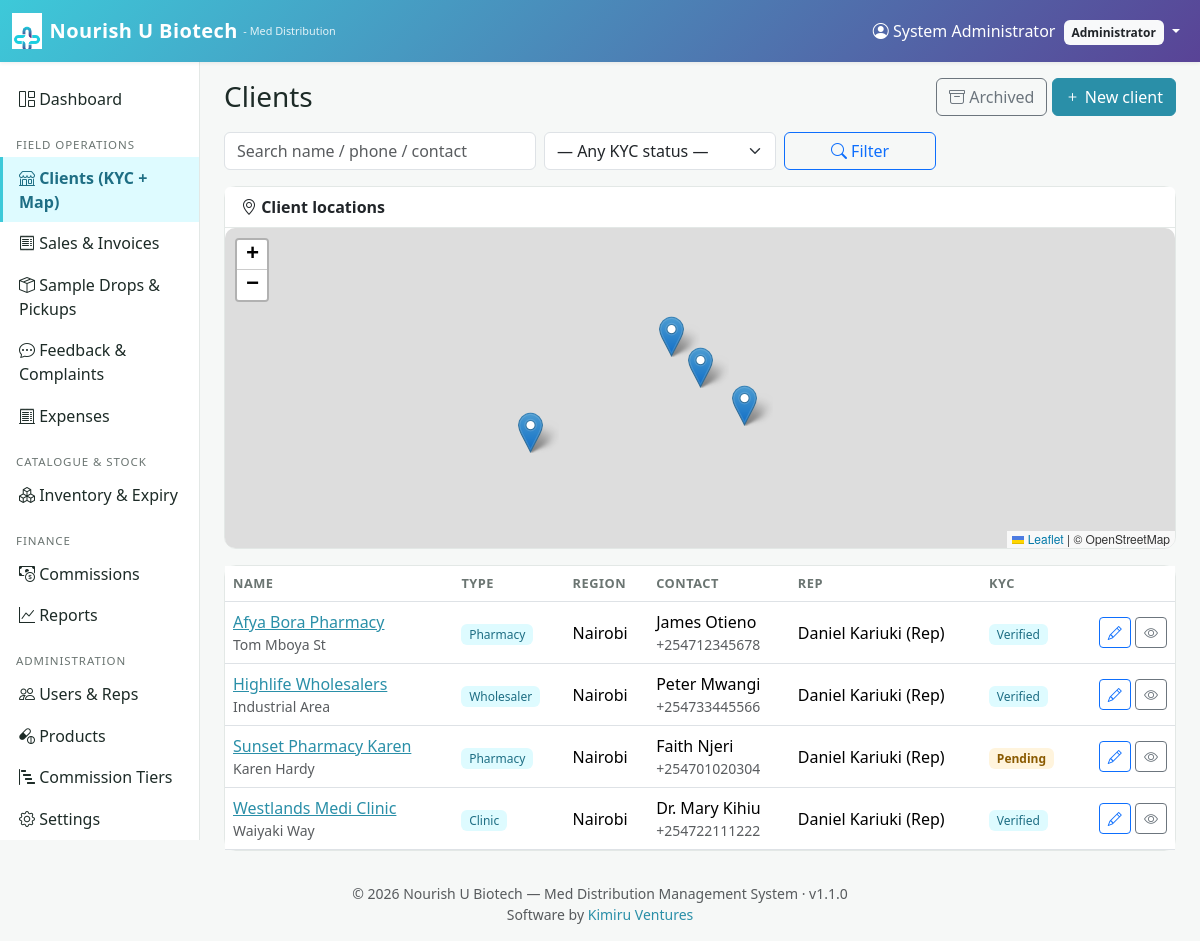
The page /clients/index.php (signed in) on the database its author committed.
### tables this page shows
CREATE TABLE clients (
    id              INT UNSIGNED  AUTO_INCREMENT PRIMARY KEY,
    name            VARCHAR(200)  NOT NULL,
    type            ENUM('pharmacy','clinic','hospital','wholesaler','other') NOT NULL DEFAULT 'pharmacy',
    license_no      VARCHAR(80)   NULL,
    kra_pin         VARCHAR(40)   NULL,
    contact_person  VARCHAR(160)  NULL,
    contact_role    VARCHAR(80)   NULL,
    phone           VARCHAR(40)   NULL,
    email           VARCHAR(160)  NULL,
    address          VARCHAR(255)  NULL,
    postal_address   VARCHAR(255)  NULL,
    region           VARCHAR(80)   NULL,
    city             VARCHAR(80)   NULL,
    lat              DECIMAL(10,7) NULL,
    lng              DECIMAL(10,7) NULL,
    kyc_status       ENUM('pending','verified','rejected') NOT NULL DEFAULT 'pending',
    kyc_notes        TEXT          NULL,
    rep_id           INT UNSIGNED  NULL COMMENT 'Primary rep assigned',
    credit_limit     DECIMAL(14,2) NOT NULL DEFAULT 0,
     
    directors          TEXT         NULL COMMENT 'One name per line',
    accountant_name    VARCHAR(160) NULL,
    accountant_phone   VARCHAR(40)  NULL,
    bank_name          VARCHAR(80)  NULL,
    bank_branch        VARCHAR(80)  NULL,
    payment_terms      VARCHAR(120) NULL,
    credit_period_days INT          NULL,
    trade_ref_1        TEXT         NULL,
    trade_ref_2        TEXT         NULL,
    trade_ref_3        TEXT         NULL,
    signed_name        VARCHAR(160) NULL,
    signed_position    VARCHAR(80)  NULL,
    signed_at          DATE         NULL,
    notes              TEXT         NULL,
    created_at      DATETIME      NOT NULL DEFAULT CURRENT_TIMESTAMP,
    updated_at      DATETIME      NOT NULL DEFAULT CURRENT_TIMESTAMP
                                  ON UPDATE CURRENT_TIMESTAMP,
    CONSTRAINT fk_clients_rep
        FOREIGN KEY (rep_id) REFERENCES users(id) ON DELETE SET NULL,
    INDEX idx_clients_kyc (kyc_status),
    INDEX idx_clients_rep (rep_id),
    deleted_at    DATETIME      NULL,
    deleted_by    INT UNSIGNED  NULL,
    delete_reason VARCHAR(255)  NULL
);

CREATE TABLE users (
    id            INT UNSIGNED   AUTO_INCREMENT PRIMARY KEY,
    name          VARCHAR(120)   NOT NULL,
    email         VARCHAR(160)   NOT NULL UNIQUE,
    phone         VARCHAR(40)    NULL,
    password_hash VARCHAR(255)   NOT NULL,
    role          ENUM('admin','rep','accountant') NOT NULL,
    status        ENUM('active','suspended')        NOT NULL DEFAULT 'active',
    last_login_at DATETIME       NULL,
    created_at    DATETIME       NOT NULL DEFAULT CURRENT_TIMESTAMP,
    updated_at    DATETIME       NOT NULL DEFAULT CURRENT_TIMESTAMP
                                ON UPDATE CURRENT_TIMESTAMP,
    INDEX idx_users_role (role),
    deleted_at    DATETIME      NULL,
    deleted_by    INT UNSIGNED  NULL,
    delete_reason VARCHAR(255)  NULL
);

### includes/functions.php (called while the page is built, shortened)
<?php
function e(?string $s): string {
    return htmlspecialchars($s ?? '', ENT_QUOTES | ENT_SUBSTITUTE, 'UTF-8');
}
function get(string $key, $default = null) {
    return $_GET[$key] ?? $default;
}
function url(string $path = ''): string {
    return BASE_URL . '/' . ltrim($path, '/');
}

### clients/index.php (the view, shortened to what this page needs)
<?php
require_once __DIR__ . '/../config/config.php';
$q    = trim((string)get('q', ''));
$showArchived = get('show') === 'archived';
$where = [$showArchived ? 'c.deleted_at IS NOT NULL' : 'c.deleted_at IS NULL']; $args = [];
$sql = "SELECT c.*, u.name AS rep_name FROM clients c
        LEFT JOIN users u ON u.id = c.rep_id";
$sql .= ' WHERE ' . implode(' AND ', $where);
$sql .= ' ORDER BY c.name';
$stmt = $pdo->prepare($sql); $stmt->execute($args);
$rows = $stmt->fetchAll();
require __DIR__ . '/../includes/header.php';
?>
<div class="d-flex justify-content-between align-items-center mb-3">
  <h3 class="mb-0">Clients
  </h3>
  <div>
    <?php if ($showArchived): ?>
      <a class="btn btn-outline-secondary" href="<?= url('clients/index.php') ?>"><i class="bi bi-arrow-left"></i> Active</a>
    <?php else: ?>
      <a class="btn btn-outline-secondary" href="<?= url('clients/index.php?show=archived') ?>"><i class="bi bi-archive"></i> Archived</a>
      <a class="btn btn-primary" href="<?= url('clients/add.php') ?>"><i class="bi bi-plus"></i> New client</a>
    <?php endif; ?>
  </div>
</div>
<form class="row g-2 mb-3" method="get">
  <div class="col-md-4"><input class="form-control" name="q" placeholder="Search name / phone / contact" value="<?= e($q) ?>"></div>
  <div class="col-md-3">
    <select class="form-select" name="kyc">
      <option value="">— Any KYC status —</option>
    </select>
  </div>
  <div class="col-md-2"><button class="btn btn-outline-primary w-100"><i class="bi bi-search"></i> Filter</button></div>
</form>
<div class="card mb-3">
  <div class="card-header"><i class="bi bi-geo-alt"></i> Client locations</div>
  <div id="map"></div>
</div>
<div class="card"><div class="table-responsive">
<table class="table table-clean align-middle mb-0">
<thead><tr><th>Name</th><th>Type</th><th>Region</th><th>Contact</th><th>Rep</th><th>KYC</th><th></th></tr></thead>
<tbody>
<?php if (!$rows): ?>
  <tr><td colspan="7" class="text-center text-muted py-4">No clients yet.</td></tr>
<?php else: foreach ($rows as $c): ?>
  <tr>
    <td><a href="<?= url('clients/view.php?id=' . (int)$c['id']) ?>"><?= e($c['name']) ?></a>
        <div class="small text-muted"><?= e($c['address']) ?></div></td>
    <td><span class="badge badge-soft"><?= e(ucfirst($c['type'])) ?></span></td>
    <td><?= e($c['region']) ?></td>
    <td><?= e($c['contact_person']) ?><div class="small text-muted"><?= e($c['phone']) ?></div></td>
    <td><?= e($c['rep_name'] ?: '—') ?></td>
    <td>
      <?php $cls = ['pending'=>'badge-warning','verified'=>'badge-soft','rejected'=>'badge-danger'][$c['kyc_status']]; ?>
      <span class="badge <?= $cls ?>"><?= e(ucfirst($c['kyc_status'])) ?></span>
    </td>
    <td class="text-end">
      <a class="btn btn-sm btn-outline-primary" href="<?= url('clients/edit.php?id=' . (int)$c['id']) ?>"><i class="bi bi-pencil"></i></a>
      <a class="btn btn-sm btn-outline-secondary" href="<?= url('clients/view.php?id=' . (int)$c['id']) ?>"><i class="bi bi-eye"></i></a>
    </td>
  </tr>
<?php endforeach; endif; ?>
</tbody></table>
</div></div>
<link rel="stylesheet" href="https://unpkg.com/leaflet@1.9.4/dist/leaflet.css">
<?php require __DIR__ . '/../includes/footer.php'; ?>

### assets/css/style.css (style rules this page uses)
:root { --nu-primary: #2a8fa8; --nu-primary-d: #1e6e84; --nu-cyan: #3dc9d9; --nu-purple: #594396; --nu-purple-d: #3f2f6c; --nu-accent: #f4a300; --nu-bg: #f6f8f7; --nu-text: #1d2b27; --nu-muted: #6b7572; --nu-card: #ffffff; --nu-border: #e3e8e6; --nu-grad: linear-gradient(135deg, var(--nu-cyan) 0%, var(--nu-purple) 100%); }
body { background: var(--nu-bg); color: var(--nu-text); font-family: 'Segoe UI', Roboto, system-ui, sans-serif; }
.btn-primary { background: var(--nu-primary); border-color: var(--nu-primary); }
a { color: var(--nu-primary); }
.card { border: 1px solid var(--nu-border); border-radius: 12px; }
.card .card-header { background: #fff; border-bottom: 1px solid var(--nu-border); font-weight: 600; }
.badge-soft { background:#defbff; color:var(--nu-primary-d); font-weight:500; }
.badge-warning { background:#fff4dd; color:#8a5a00; }
table.table-clean th { font-size: .8rem; color: var(--nu-muted); text-transform: uppercase; letter-spacing: .04em; }
table.table-clean td { vertical-align: middle; }
#map { height: 320px; border-radius: 10px; }
.table-responsive { -webkit-overflow-scrolling: touch; }

### rows shown on the page
clients: name "Afya Bora Pharmacy", address "Tom Mboya St", type "Pharmacy", region "Nairobi", contact_person "James Otieno", phone "+254712345678", rep.name "Daniel Kariuki (Rep)", kyc_status "Verified"
clients: name "Highlife Wholesalers", address "Industrial Area", type "Wholesaler", region "Nairobi", contact_person "Peter Mwangi", phone "+254733445566", rep.name "Daniel Kariuki (Rep)", kyc_status "Verified"
clients: name "Sunset Pharmacy Karen", address "Karen Hardy", type "Pharmacy", region "Nairobi", contact_person "Faith Njeri", phone "+254701020304", rep.name "Daniel Kariuki (Rep)", kyc_status "Pending"
clients: name "Westlands Medi Clinic", address "Waiyaki Way", type "Clinic", region "Nairobi", contact_person "Dr. Mary Kihiu", phone "+254722111222", rep.name "Daniel Kariuki (Rep)", kyc_status "Verified"

### other values the page prints
$u['name'] "System Administrator"
role_label($u['role']) "Administrator"
APP_NAME "Nourish U Biotech"
APP_TAGLINE "Med Distribution Management System"
APP_VERSION "1.1.0"
